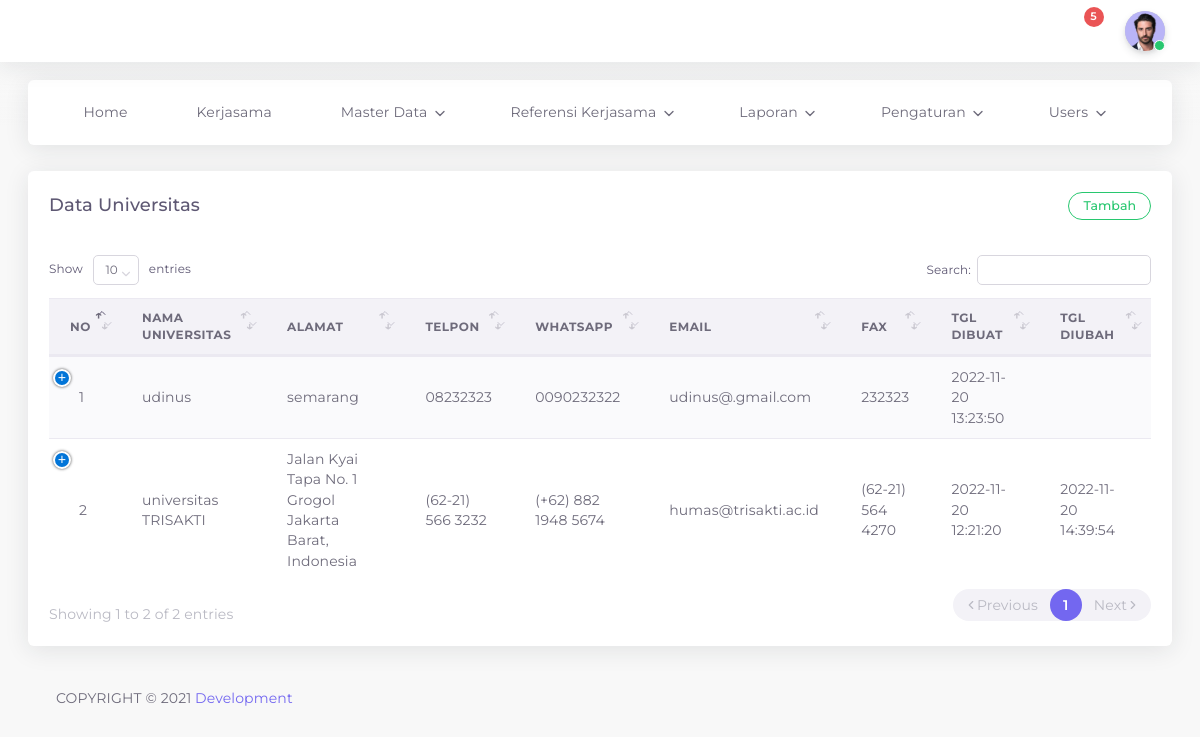
The app's page /admin/universitas_data.php (signed in), older data.
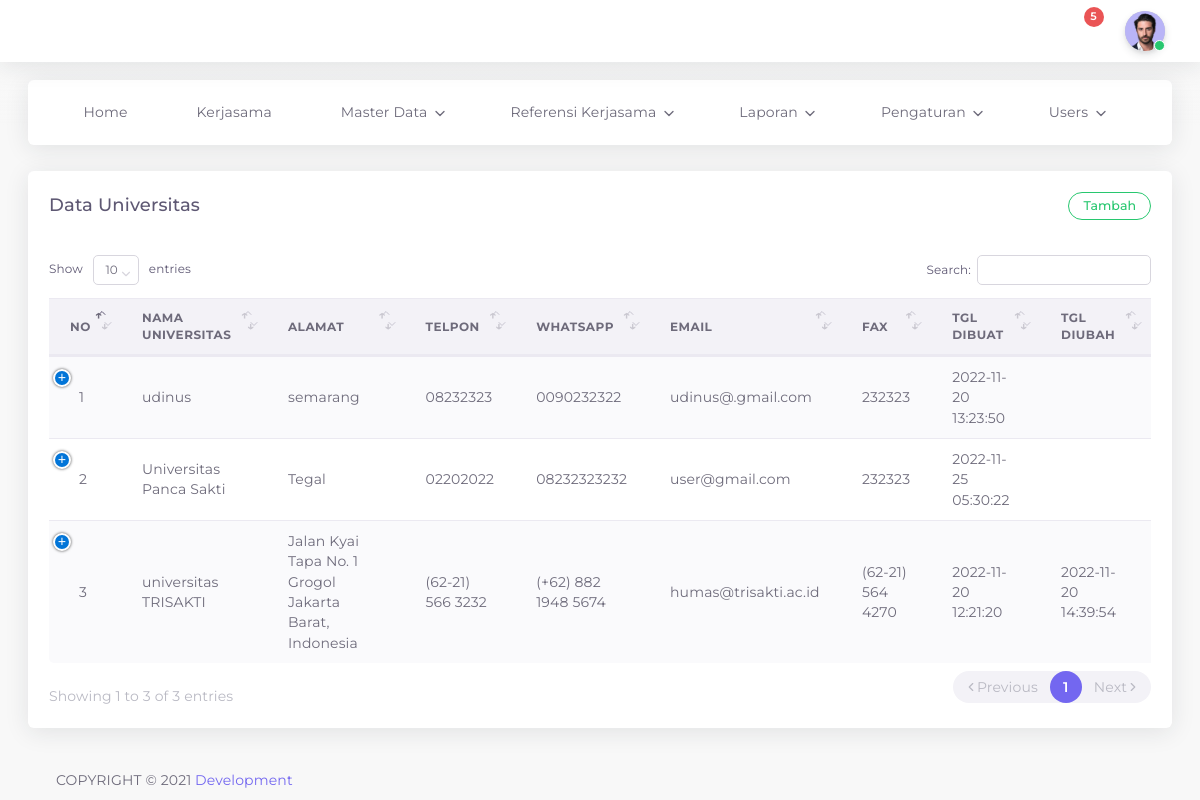
The same page, newer data.
### tables this page shows
CREATE TABLE `universitas` (
  `id_univ` int(11) NOT NULL,
  `univ_nama` varchar(255) NOT NULL,
  `univ_alamat` text NOT NULL,
  `univ_telp` varchar(20) NOT NULL,
  `univ_wa` varchar(20) NOT NULL,
  `univ_email` varchar(50) NOT NULL,
  `univ_fax` varchar(50) NOT NULL,
  `date_created` timestamp NULL DEFAULT current_timestamp(),
  `date_updated` timestamp NULL DEFAULT NULL ON UPDATE current_timestamp()
);

### admin/universitas_data.php (the view, shortened to what this page needs)
<?php
include "header.php";
?>
<div class="app-content content ">
		<div class="content-wrapper container-xxl p-0">
			<div class="row match-height">
				<div class="col-lg-12">
					<div class="card">
						<div class="card-header">
							<h4 class="card-title">Data Universitas</h4>
							<button
									type="button"
									class="btn btn-outline-success round btn-sm"
									data-toggle="modal"
									data-target="#tambah_data">Tambah</button>
						</div>
							<div class="card-body table-responsive">
								<table id="dataTables" class="table table-striped">
									<thead>
											<tr>
													<th>No</th>
													<th>NAMA UNIVERSITAS</th>
													<th>ALAMAT</th>
													<th>TELPON</th>
													<th>WHATSAPP</th>
													<th>EMAIL</th>
													<th>FAX</th>
													<th>TGL DIBUAT</th>
													<th>TGL DIUBAH</th>
											</tr>
									</thead>
										<tbody>
											<?php
											include "config.php";
											$no = 1;
											$data = mysqli_query($kon, "SELECT * FROM universitas ORDER BY univ_nama ASC");
											while($hasil = mysqli_fetch_array($data)){
											?>
												<tr>
														<td>
															<?php echo $no++; ?>
														</td>
														<td><?php echo $hasil ['univ_nama'];?></td>
														<td><?php echo $hasil ['univ_alamat'];?></td>
														<td><?php echo $hasil ['univ_telp'];?></td>
														<td><?php echo $hasil ['univ_wa'];?></td>
														<td><?php echo $hasil ['univ_email'];?></td>
														<td><?php echo $hasil ['univ_fax'];?></td>
														<td><?php echo $hasil ['date_created'];?></td>
														<td><?php echo $hasil ['date_updated'];?></td>
												</tr>
								<?php
									}
									?>
									</tbody>
						</table>
					</div>
			</div>
		</div>
	</div>
</div>
		<div class="drag-target"></div>
		<?php include "footer.php";?>
</body>
</html>

Row changes from the older to the newer data that the page shows:
added universitas: univ_nama "Universitas Panca Sakti", univ_alamat "Tegal", univ_telp "02202022", univ_wa "08232323232", univ_email "user@gmail.com", univ_fax "232323", date_created "2022-11-25 05:30:22"
Text that changed along with them:
text written by a page script: "Show entries Search: Showing 1 to 2 of 2 entries Previous 1 Next" → "Show entries Search: Showing 1 to 3 of 3 entries Previous 1 Next"
